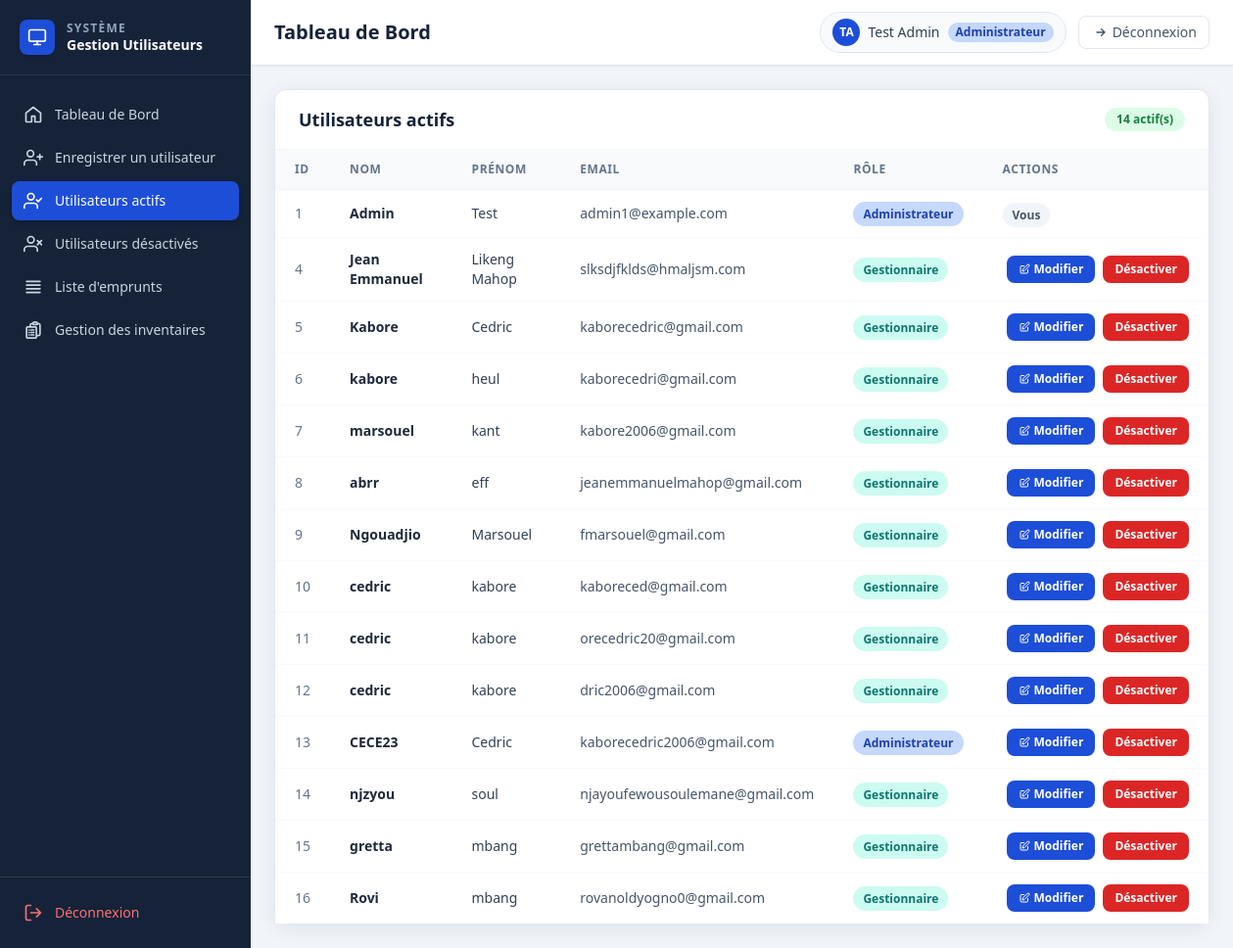
/utilisateurs/admin/dashboard/?tab=active (signed in), run on an earlier commit of the app's database.
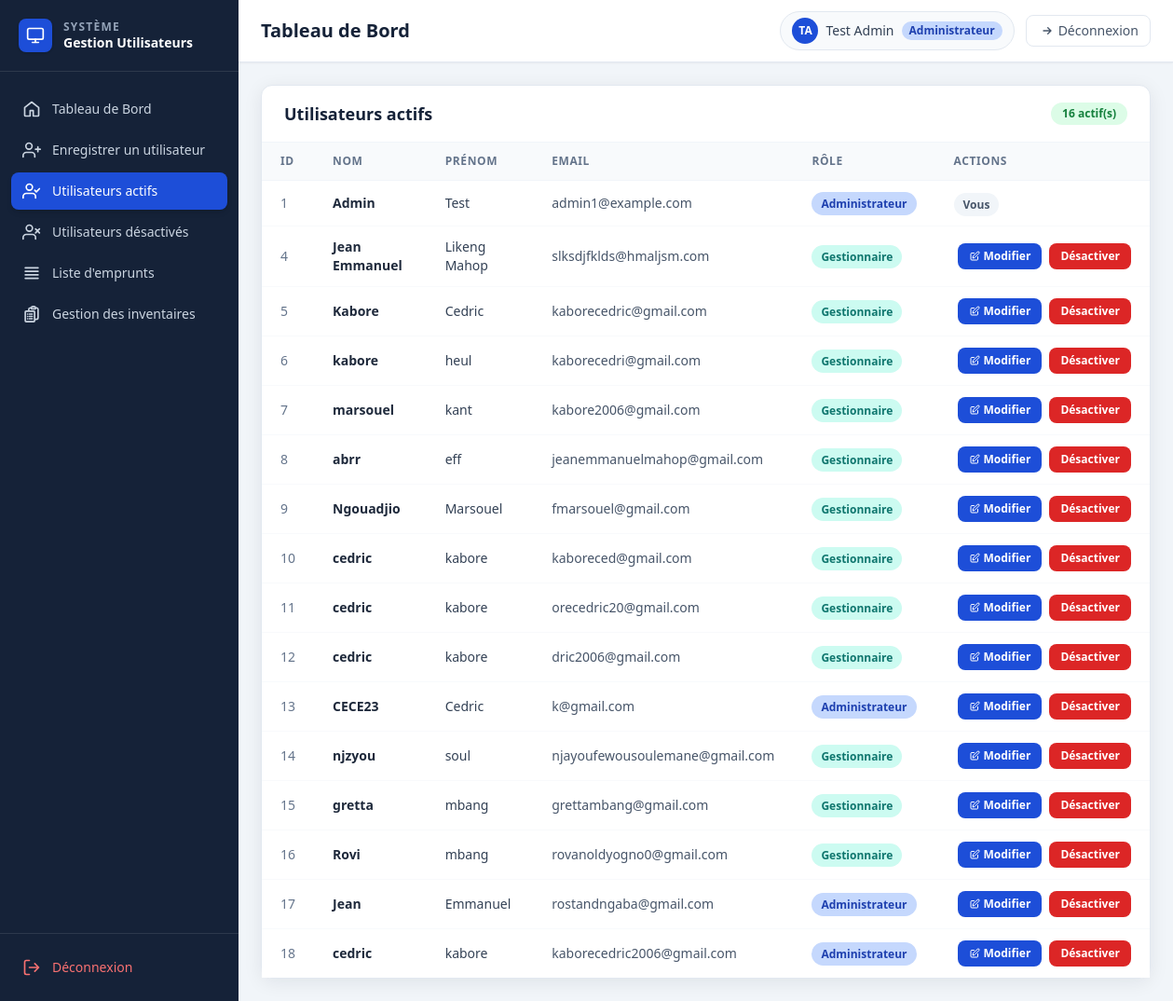
And on a later commit of the database.
### users/models.py (models this page shows, shortened)
class CustomUser(AbstractBaseUser, PermissionsMixin):
    class TypeUser(models.TextChoices):
        ADMIN = "administrateur", _("Administrateur")
        MANAGER = "gestionnaire", _("Gestionnaire")
    email = models.EmailField(_("email address"), unique=True)
    nom = models.CharField(max_length=150)
    prenom = models.CharField(max_length=150)
    type_user = models.CharField(max_length=30, choices=TypeUser.choices, default=TypeUser.MANAGER)
    is_active = models.BooleanField(default=True)
    objects = CustomUserManager()
    USERNAME_FIELD = "email"
    REQUIRED_FIELDS = ["nom", "prenom"]

### users/views.py (the view, shortened to what this page needs)
# urls.py: path("admin/dashboard/", views.dashboard, name="dashboard"),
@login_required
@admin_required
def dashboard(request: HttpRequest) -> HttpResponse:
    tab = request.GET.get("tab", "home")
    active_users = CustomUser.objects.filter(is_active=True).order_by("id")
    disabled_users = CustomUser.objects.filter(is_active=False).order_by("id")
    emprunts_en_attente = Emprunt.objects.select_related(
        "materiel",
        "emprunteur",
    ).prefetch_related("lignes__materiel").filter(
        statut=Emprunt.Statut.EN_ATTENTE
    ).order_by("-date_emprunt")
    form = RegisterUserForm()
    context = {
        "tab": tab,
        "form": form,
        "active_users": active_users,
        "disabled_users": disabled_users,
        "emprunts_en_attente": emprunts_en_attente,
        "statuts_emprunt": Emprunt.Statut.choices,
    }
    return render(request, "users/dashboard.html", context)

### users/views.py (called while the page is built)
def admin_required(view_func):
    @wraps(view_func)
    def _wrapped(request: HttpRequest, *args, **kwargs):
        if not request.user.is_authenticated:
            return redirect("users:login")
        return view_func(request, *args, **kwargs)
    return _wrapped

### users/templates/users/dashboard.html (shortened to what this page needs)
{% extends "users/base.html" %}
{% block page_title %}Tableau de Bord{% endblock %}
{% block content %}
  {% if tab == 'active' %}
    <section class="rounded-xl border border-slate-200 bg-white shadow-soft">
      <div class="flex items-center justify-between border-b border-slate-100 px-6 py-4">
        <h2 class="text-lg font-bold text-navy-800">Utilisateurs actifs</h2>
        <span class="rounded-full bg-green-100 px-3 py-1 text-xs font-bold text-green-700">{{ active_users|length }} actif(s)</span>
      </div>
      {% if active_users %}
        <div class="overflow-x-auto">
          <table class="min-w-full divide-y divide-slate-100">
            <thead class="bg-slate-50">
              <tr>
                <th class="px-5 py-3 text-left text-xs font-bold uppercase tracking-wider text-slate-500">ID</th>
                <th class="px-5 py-3 text-left text-xs font-bold uppercase tracking-wider text-slate-500">Nom</th>
                <th class="px-5 py-3 text-left text-xs font-bold uppercase tracking-wider text-slate-500">Prénom</th>
                <th class="px-5 py-3 text-left text-xs font-bold uppercase tracking-wider text-slate-500">Email</th>
                <th class="px-5 py-3 text-left text-xs font-bold uppercase tracking-wider text-slate-500">Rôle</th>
                <th class="px-5 py-3 text-left text-xs font-bold uppercase tracking-wider text-slate-500">Actions</th>
              </tr>
            </thead>
            <tbody class="divide-y divide-slate-50 bg-white">
              {% for u in active_users %}
                <tr class="hover:bg-slate-50 transition-colors">
                  <td class="px-5 py-3 text-sm text-slate-500">{{ u.id }}</td>
                  <td class="px-5 py-3 text-sm font-semibold text-slate-800">{{ u.nom }}</td>
                  <td class="px-5 py-3 text-sm text-slate-700">{{ u.prenom }}</td>
                  <td class="px-5 py-3 text-sm text-slate-600">{{ u.email }}</td>
                  <td class="px-5 py-3 text-sm">
                    {% if u.type_user == 'administrateur' %}
                      <span class="rounded-full bg-primary-100 px-2.5 py-1 text-xs font-bold text-primary-700">Administrateur</span>
                    {% else %}
                      <span class="rounded-full bg-teal-100 px-2.5 py-1 text-xs font-bold text-teal-700">Gestionnaire</span>
                    {% endif %}
                  </td>
                  <td class="px-5 py-3">
                    {% if u == request.user %}
                      <span class="rounded-full bg-slate-100 px-2.5 py-1 text-xs font-semibold text-slate-600">Vous</span>
                    {% else %}
                      <div class="flex items-center gap-2">
                        <a href="{% url 'users:edit_user' u.id %}" class="btn-edit">
                          Modifier
                        </a>
                        <form method="post" action="{% url 'users:deactivate_user' u.id %}">
                          <button class="btn-danger" type="submit">Désactiver</button>
                        </form>
                      </div>
                    {% endif %}
                  </td>
                </tr>
              {% endfor %}
            </tbody>
          </table>
        </div>
      {% else %}
        <div class="px-6 py-10 text-center text-sm font-medium text-slate-400">Aucun utilisateur actif.</div>
      {% endif %}
    </section>
  {% endif %}
{% endblock %}

### users/templates/users/base.html (shortened to what the changed rows need)
<!doctype html>
<html lang="fr">
  <head>
    <script src="https://cdn.tailwindcss.com"></script>
  </head>
  <body class="bg-slate-100 text-slate-800">
    <div class="min-h-screen lg:flex">
      <div class="flex flex-1 flex-col">
        <header class="flex items-center justify-between border-b border-slate-200 bg-white px-6 py-3 shadow-sm">
          <h1 class="text-xl font-bold text-navy-800">{% block page_title %}Dashboard{% endblock %}</h1>
          <div class="flex items-center gap-3">
            <div class="flex items-center gap-2 rounded-full border border-slate-200 bg-slate-50 px-3 py-1.5">
              <div class="grid h-7 w-7 place-items-center rounded-full bg-primary-600 text-xs font-bold text-white">
                {{ request.user.prenom|first|upper }}{{ request.user.nom|first|upper }}
              </div>
              <span class="text-sm font-medium text-slate-700">{{ request.user.prenom }} {{ request.user.nom }}</span>
              <span class="rounded-full bg-primary-100 px-2 py-0.5 text-xs font-semibold text-primary-700">Administrateur</span>
            </div>
          </div>
        </header>
        <main class="flex-1 p-6">
          {% block content %}{% endblock %}
        </main>
      </div>
    </div>
  </body>
</html>

What changed in the data, as far as the page shows it:
changed CustomUser "CECE23": email "kaborecedric2006@gmail.com" → "k@gmail.com"
added CustomUser: id "17", nom "Jean", prenom "Emmanuel", email "rostandngaba@gmail.com", type_user "Administrateur", shows "Modifier"
added CustomUser: id "18", nom "cedric", prenom "kabore", email "kaborecedric2006@gmail.com", type_user "Administrateur", shows "Modifier"
Also different on the page:
{{ active_users|length }}: "14" → "16"
